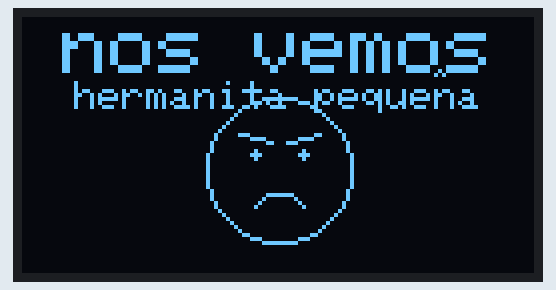
This sketch was run on a simulated Arduino Uno, built with avr-gcc and run on an emulated ATmega328P. Parts: 128×64 one-colour display.

Above: at 0.29 s.

The sketch:

labo3.ino
```cpp
// === OLED: Carita triste + "nos vemos hermanita pequeña" (ñ dibujada) + lágrima animada ===
// Arduino UNO + Adafruit_GFX + SH1106/SSD1306 (128x64)

#include <Wire.h>
#include <Adafruit_GFX.h>
// Usa UNA de las dos según tu módulo:
#include <Adafruit_SH110X.h>      // SH1106 / SH1106G
// #include <Adafruit_SSD1306.h>  // SSD1306 (descomenta si tu módulo es SSD1306)

#define I2C_ADDR      0x3C
#define SCREEN_WIDTH  128
#define SCREEN_HEIGHT 64
#define OLED_RESET    -1

// Display para SH1106 (por defecto):
Adafruit_SH1106G display(SCREEN_WIDTH, SCREEN_HEIGHT, &Wire, OLED_RESET);
// Si usas SSD1306, comenta la línea de arriba y descomenta esta:
// Adafruit_SSD1306 display(SCREEN_WIDTH, SCREEN_HEIGHT, &Wire, OLED_RESET);

// Aliases de color por si cambias a SSD1306
#ifndef SH110X_WHITE
  #define SH110X_WHITE WHITE
  #define SH110X_BLACK BLACK
#endif

// Centro de la carita
const int CX = SCREEN_WIDTH / 2;
const int CY = 38;
const int R  = 18;

// Lágrima
int tearY = CY - 4;        // arranca a la altura del ojo
const int tearX = CX + 6;  // ojo derecho
const int tearYMin = CY - 4;
const int tearYMax = CY + R - 1;

// ---- Helpers ----
void drawCenteredText(int y, const char* msg, uint8_t size) {
  int len = 0;
  while (msg[len] != '\0') len++;
  int charW = 6 * size;                 // ancho de la fuente básica
  int textW = len * charW;
  int x = (SCREEN_WIDTH - textW) / 2;
  if (x < 0) x = 0;
  display.setTextSize(size);
  display.setCursor(x, y);
  display.print(msg);
}

// Dibuja una tilde (~) sobre la ÚLTIMA 'n' (o 'N') del mensaje, para simular "ñ"
void drawEnieTildeOverLastN(int xStart, int yTop, const char* msg, uint8_t size) {
  int len = 0, idx = -1;
  while (msg[len] != '\0') {
    if (msg[len] == 'n' || msg[len] == 'N') idx = len;
    len++;
  }
  if (idx < 0) return;

  int charW = 6 * size;
  // Ajuste fino de la posición de la tilde sobre la caja del carácter
  int nx = xStart + idx * charW + 2 * size; // desplaza ligeramente a la derecha
  int ny = yTop   - 2 * size;               // un poco arriba del carácter

  // Trazamos una pequeña "~" con tres segmentos; engrosa con 'size'
  for (int i = 0; i < size; i++) {
    display.drawLine(nx - 2*size, ny + i,     nx - 1*size, ny - 1*size + i, SH110X_WHITE);
    display.drawLine(nx - 1*size, ny - 1*size + i, nx + 0*size, ny + 0*size + i, SH110X_WHITE);
    display.drawLine(nx + 0*size, ny + 0*size + i, nx + 1*size, ny - 1*size + i, SH110X_WHITE);
  }
}

void drawSadFace() {
  // Cabeza
  display.drawCircle(CX, CY, R, SH110X_WHITE);

  // Ojos
  display.fillCircle(CX - 6, CY - 4, 1, SH110X_WHITE);
  display.fillCircle(CX + 6, CY - 4, 1, SH110X_WHITE);

  // Cejas levemente caídas
  display.drawLine(CX - 10, CY - 9, CX - 2, CY - 7, SH110X_WHITE);
  display.drawLine(CX + 2,  CY - 7, CX + 10, CY - 9, SH110X_WHITE);

  // Boca triste (parábola aproximada con píxeles)
  for (int i = -6; i <= 6; i++) {
    int y = CY + 6 + (i*i)/12;  // curva suave
    display.drawPixel(CX + i, y, SH110X_WHITE);
  }
}

void drawTear() {
  // Gota: círculo + un pixel de “cola”
  display.fillCircle(tearX, tearY, 1, SH110X_WHITE);
  display.drawPixel(tearX, tearY + 1, SH110X_WHITE);
}

void setup() {
  Wire.begin();
  delay(200);
  display.begin(I2C_ADDR, true);
  display.clearDisplay();
  display.setContrast(255);
  display.display();
}

void loop() {
  display.clearDisplay();

  // Línea 1
  drawCenteredText(0, "nos vemos", 2);

  // Línea 2: imprimimos "hermanita pequena" y le dibujamos tilde a la 'n' final => "pequena" -> "pequeña"
  const uint8_t size2 = 1;
  const char* msg2 = "hermanita pequena";
  int len2 = 0; while (msg2[len2] != '\0') len2++;
  int xStart = (SCREEN_WIDTH - (len2 * 6 * size2)) / 2; if (xStart < 0) xStart = 0;

  display.setTextSize(size2);
  display.setCursor(xStart, 16);   // yTop=16
  display.print(msg2);
  drawEnieTildeOverLastN(xStart, 16, msg2, size2);

  // Carita y lágrima
  drawSadFace();
  drawTear();

  display.display();

  // Animación de la lágrima
  tearY += 1;                 // velocidad de caída
  if (tearY > tearYMax) {
    tearY = tearYMin;         // reinicia arriba del ojo
  }

  delay(50);                  // velocidad general
}
```
